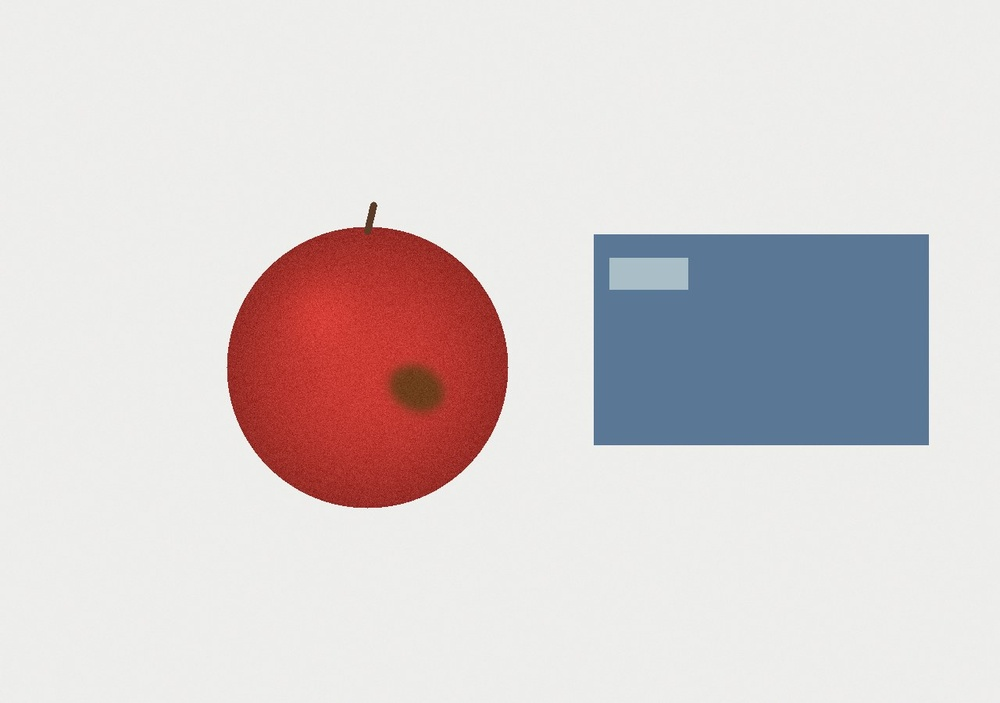
#> input picture samples/bruised.jpg, 1000 x 703 px, shrunk from 1280 x 900 before the run
$ python -i segmentation.py   (imports and definitions only)
#> lines starting #> are read from the running program, lines starting #| are printed output that depends on the picture; after the words box and inside, x2 and y2 are one past the last pixel; in counts of white or black regions, pixels touching at a corner belong together
#> further down, picture is the input picture: shape (703, 1000, 3); mean B, G, R 209.9, 209.3, 217.3
"""Plain-background segmentation, reference-card detection and fruit mask."""
import cv2
import numpy as np


def segment_objects(img_bgr):
    """Separate objects from a plain light background.
    Background colour = median colour of the image border in LAB space."""
    lab = cv2.cvtColor(cv2.GaussianBlur(img_bgr, (5, 5), 0), cv2.COLOR_BGR2LAB).astype(np.float32)
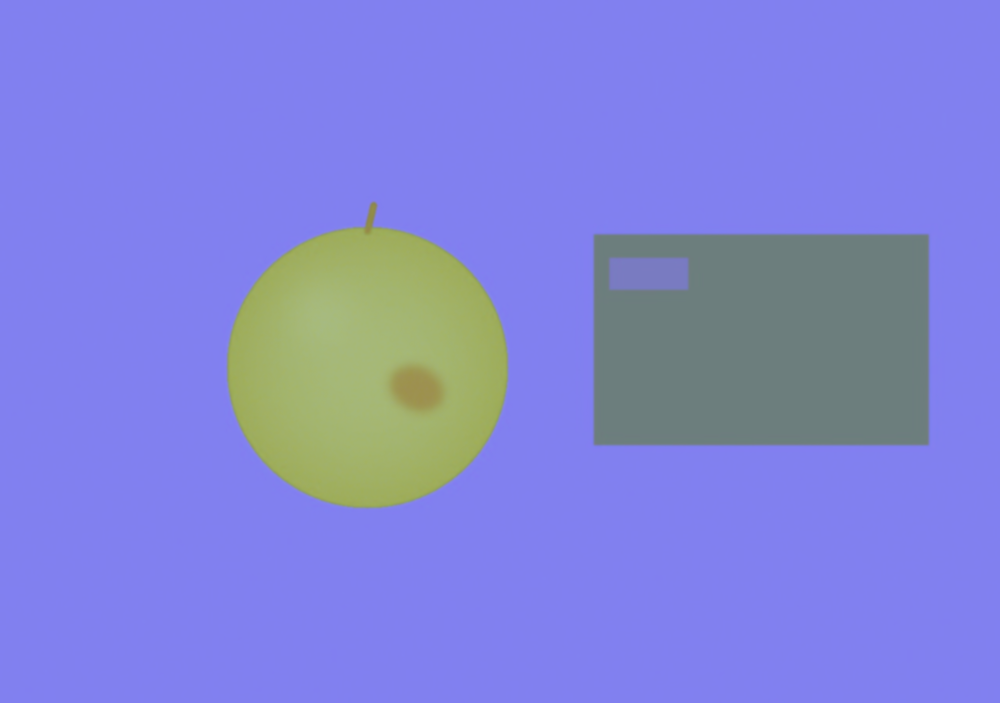
#> lab: shape (703, 1000, 3) float32; mean B, G, R 216.7, 132.3, 129.2
    border = np.concatenate([lab[0], lab[-1], lab[:, 0], lab[:, -1]])
    bg = np.median(border, axis=0)
#> bg = [239, 128, 129]
    dist = np.linalg.norm(lab - bg, axis=2)
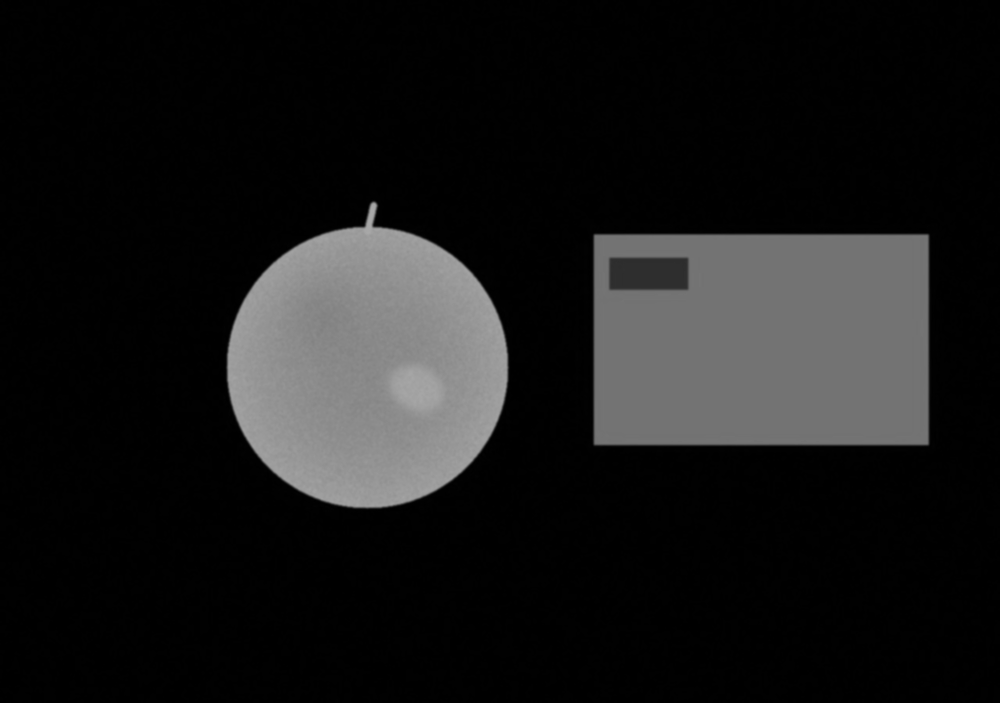
#> dist: shape (703, 1000) float32; min 0, max 168.4, mean 24.8
    dist8 = cv2.normalize(dist, None, 0, 255, cv2.NORM_MINMAX).astype(np.uint8)
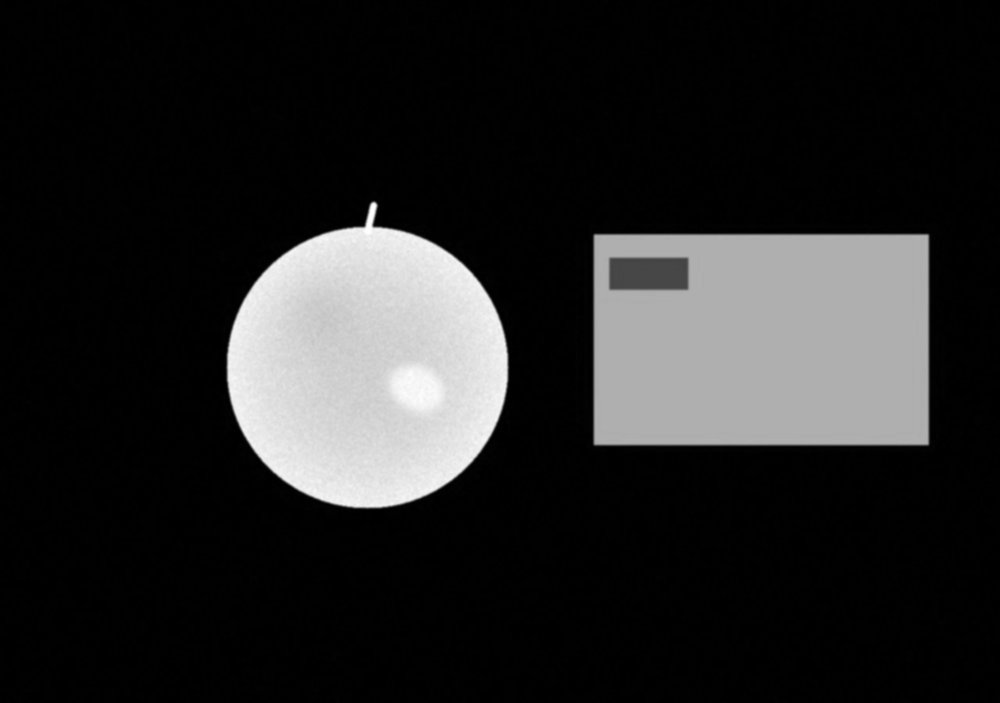
#> dist8: shape (703, 1000); min 0, max 255, mean 37.3
    _, mask = cv2.threshold(dist8, 0, 255, cv2.THRESH_BINARY + cv2.THRESH_OTSU)
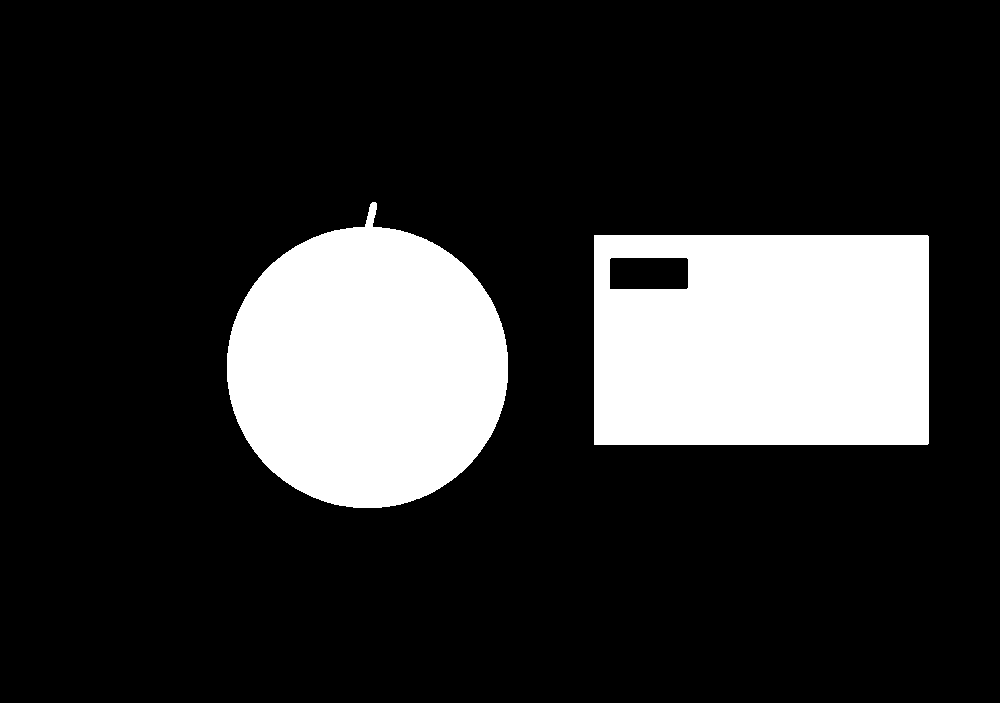
#> mask: shape (703, 1000); 18.6% white; 2 white regions, box (x1, y1, x2, y2) and area: (594, 235, 929, 445) 67933, (227, 202, 508, 508) 62515
    k = cv2.getStructuringElement(cv2.MORPH_ELLIPSE, (9, 9))
    mask = cv2.morphologyEx(mask, cv2.MORPH_CLOSE, k)
#> mask: shape (703, 1000); 18.6% white; 2 white regions, box (x1, y1, x2, y2) and area: (594, 235, 929, 445) 67954, (227, 202, 508, 508) 62529
    mask = cv2.morphologyEx(mask, cv2.MORPH_OPEN, k)
#> mask: shape (703, 1000); 18.5% white; 2 white regions
    cnts, _ = cv2.findContours(mask, cv2.RETR_EXTERNAL, cv2.CHAIN_APPROX_SIMPLE)
#> cnts = 2 contours; box (x1, y1, x2, y2) and area: (594, 235, 929, 445) 69786, (227, 221, 508, 508) 61984
    min_area = 0.005 * img_bgr.shape[0] * img_bgr.shape[1]
#> min_area = 3515
    return [c for c in cnts if cv2.contourArea(c) > min_area]


def split_fruit_and_card(contours, card_long_mm: float | None = 85.6):
    """Find the reference card (4 corners, aspect ratio about 1.586), then treat the
    largest remaining contour as the fruit. Returns (fruit, card, px_per_mm or None, n_other)."""
    card, px_per_mm = None, None
    if card_long_mm:
        for c in sorted(contours, key=cv2.contourArea):
            peri = cv2.arcLength(c, True)
            approx = cv2.approxPolyDP(c, 0.02 * peri, True)
            if len(approx) == 4 and cv2.isContourConvex(approx):
                (_, _), (w, h), _ = cv2.minAreaRect(c)
                long_side, short_side = max(w, h), min(w, h)
                if short_side > 0 and 1.4 < long_side / short_side < 1.75:
                    card, px_per_mm = c, long_side / card_long_mm
                    break
    rest = [c for c in contours if card is None or c is not card]
    fruit = max(rest, key=cv2.contourArea) if rest else None
    return fruit, card, px_per_mm, max(len(rest) - 1, 0)


def contour_mask(shape_hw, contour):
    mask = np.zeros(shape_hw, np.uint8)
    cv2.drawContours(mask, [contour], -1, 255, -1)
    return mask

>>> import cv2
>>> picture = cv2.imread('../../../samples/bruised.jpg')
>>> result = segment_objects(picture)
#> result has the same summary as cnts in segment_objects
